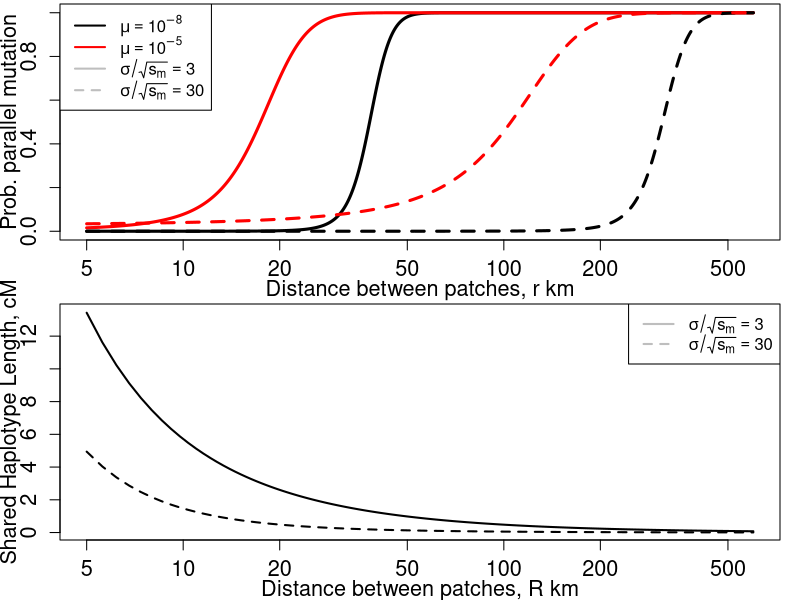
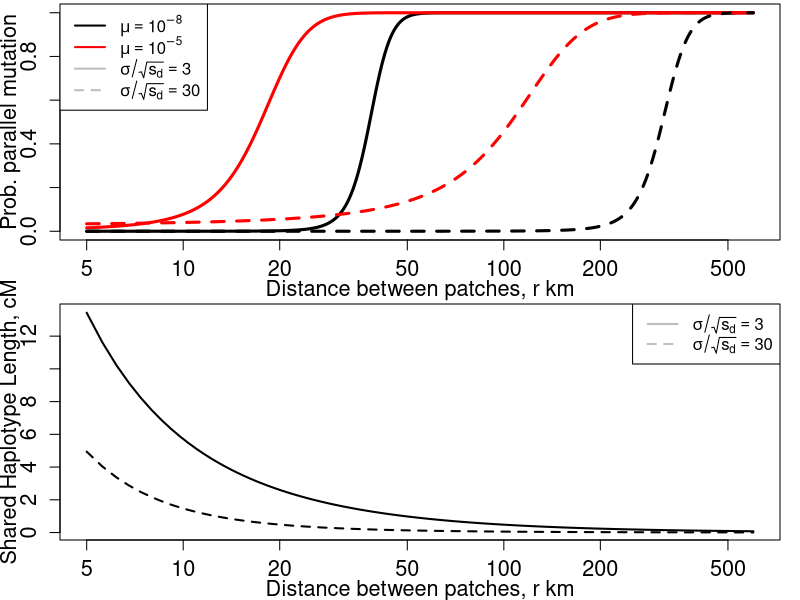

Write the R code that produced these figures, in order.
char.length= c(3,30)  ## sigma /sqrt(s)


A=100

#pdf(file="~/Dropbox/postdocs/Peter/Spatial_adaptation/Lava_flow_mice_prob_parallel.pdf")
layout((1:2))
par(mar=c(3,3,0.2,1))
R = seq(5,600,length=10000) ##distance in Km

#layout(t(1:2))
mu = 1e-8
prob.parallel <- mu*A/(mu*A + (1/char.length[1])* exp(-R/char.length[1]))  ##assuming sigma=1
plot(R, prob.parallel,type="l",lwd=3, xlab="R, km",ylab="",cex.lab=1.3,cex.axis=1.3,log="x") 
mtext(side=2,line=2,"Prob. parallel mutation",cex=1.3)
mu=1e-5
prob.parallel <- mu*A/(mu*A + (1/char.length[1])* exp(-R/char.length[1]))  ##assuming sigma=1

lines(R, prob.parallel,lwd=3,col="red")


R = seq(5,600,length=1000) ##distance in Km
mu = 1e-8
prob.parallel <- mu*A/(mu*A + (1/char.length[2])* exp(-R/char.length[2]))  ##assuming sigma=1
lines(R, prob.parallel,lty=2,lwd=3)

mu=1e-5
prob.parallel <- mu*A/(mu*A + (1/char.length[2])* exp(-R/char.length[2]))  ##assuming sigma=1

lines(R, prob.parallel,lwd=3,col="red",lty=2)

legend("topleft", legend=expression(mu == 10^-8, mu == 10^-5, sigma/sqrt(s[m]) == 3,sigma/sqrt(s[m]) == 30),col=c("black","red","grey","grey"),lty=c(1,1,1,2),lwd=2)

mtext(side=1,line=2,"Distance between patches, r km",cex=1.3)
#dev.off()


####haplotype lengths
##assuming sigma=1
length.hap.1<-sqrt(2)*1/(char.length[1])/R +1/R^2
length.hap.2<-sqrt(2)*1/(char.length[2])/R +1/R^2
plot(R,length.hap.1*100,type="l",log="x",ylab="", xlab="",lty=1,lwd=2,cex.lab=1.3,cex.axis=1.3)
mtext(side=2,line=2,"Shared Haplotype Length, cM",cex=1.3)
mtext(side=1,line=2,"Distance between patches, R km",cex=1.3)
lines(R,length.hap.2*100,lty=2,lwd=2)

legend("topright", legend=expression( sigma/sqrt(s[m]) == 3,sigma/sqrt(s[m]) == 30),col=c("grey","grey"),lty=c(1,2),lwd=2)

dev.copy2pdf(file="~/Dropbox/postdocs/Peter/Spatial_adaptation/Lava_flow_mice_prob_parallel.pdf")

##




######version of graphs for SMBE

R = seq(5,600,length=10000) ##distance in Km

#layout(t(1:2))
mu = 1e-8
prob.parallel <- mu*A/(mu*A + (1/char.length[1])* exp(-R/char.length[1]))  ##assuming sigma=1
plot(R, prob.parallel,type="l",lwd=3, xlab="R, km",ylab="",cex.lab=1.3,cex.axis=1.3,log="x") 
mtext(side=2,line=2,"Prob. parallel mutation",cex=1.3)
mu=1e-5
prob.parallel <- mu*A/(mu*A + (1/char.length[1])* exp(-R/char.length[1]))  ##assuming sigma=1

lines(R, prob.parallel,lwd=3,col="red")


R = seq(5,600,length=1000) ##distance in Km
mu = 1e-8
prob.parallel <- mu*A/(mu*A + (1/char.length[2])* exp(-R/char.length[2]))  ##assuming sigma=1
lines(R, prob.parallel,lty=2,lwd=3)

mu=1e-5
prob.parallel <- mu*A/(mu*A + (1/char.length[2])* exp(-R/char.length[2]))  ##assuming sigma=1

lines(R, prob.parallel,lwd=3,col="red",lty=2)

legend("topleft", legend=expression(mu == 10^-8, mu == 10^-5, sigma/sqrt(s[d]) == 3,sigma/sqrt(s[d]) == 30),col=c("black","red","grey","grey"),lty=c(1,1,1,2),lwd=2)

mtext(side=1,line=2,"Distance between patches, r km",cex=1.3)

dev.copy2pdf(file="~/Dropbox/Talks_posters/SMBE-2014/Lava_flow_mice_prob_parallel.pdf")

####haplotype lengths
##assuming sigma=1
length.hap.1<-sqrt(2)*1/(char.length[1])/R +1/R^2
length.hap.2<-sqrt(2)*1/(char.length[2])/R +1/R^2
plot(R,length.hap.1*100,type="l",log="x",ylab="", xlab="",lty=1,lwd=2,cex.lab=1.3,cex.axis=1.3)
mtext(side=2,line=2,"Shared Haplotype Length, cM",cex=1.3)
mtext(side=1,line=2,"Distance between patches, r km",cex=1.3)
lines(R,length.hap.2*100,lty=2,lwd=2)

legend("topright", legend=expression( sigma/sqrt(s[d]) == 3,sigma/sqrt(s[d]) == 30),col=c("grey","grey"),lty=c(1,2),lwd=2)

dev.copy2pdf(file="~/Dropbox/Talks_posters/SMBE-2014/Lava_flow_mice_length_haplotype.pdf")